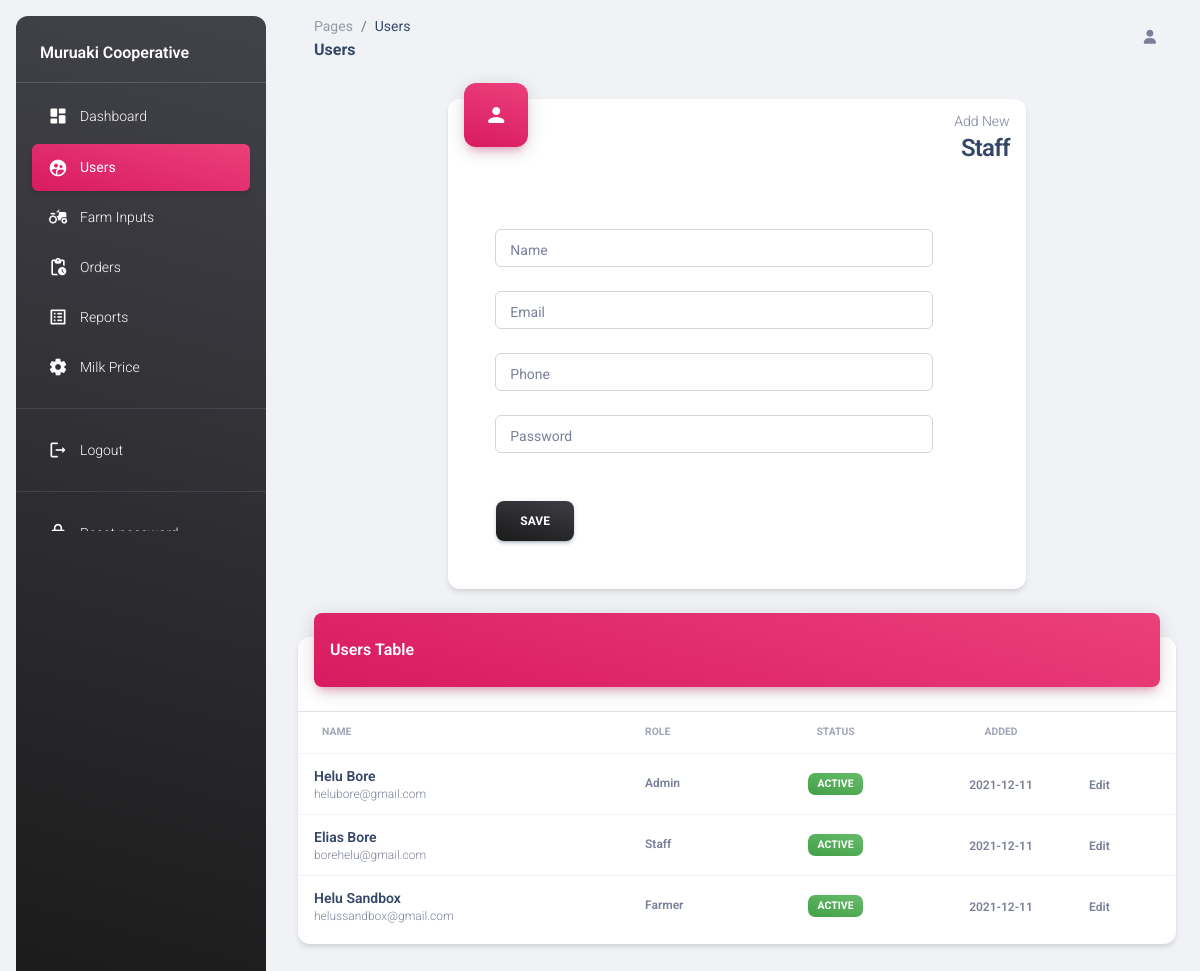
/modules/admin/users.php, run on the app's committed database.
### tables this page shows
CREATE TABLE `users` (
  `id` int(10) NOT NULL,
  `name` varchar(100) NOT NULL,
  `email` varchar(50) NOT NULL,
  `phone` varchar(10) NOT NULL,
  `route` varchar(50) DEFAULT NULL,
  `password` varchar(512) NOT NULL,
  `access_right` int(1) NOT NULL COMMENT '0 - admin, 1 - staff 2- farmer',
  `status` int(1) NOT NULL COMMENT '0 - suspended\r\n1 - active',
  `password_updated` int(1) NOT NULL,
  `access_code` text NOT NULL,
  `date` date NOT NULL
);

### objects/user.php (called while the page is built, shortened)
<?php
class User{
  private $conn;
  private $table_name = "users";
    public function __construct($db){
        $this->conn = $db;
    }
  public function readAllUsers(){
    $query = "SELECT *
    FROM " . $this->table_name . "
    ORDER BY id";
    $stmt = $this->conn->prepare( $query );
    $stmt->execute();
    return $stmt;
  }
}
?>

### modules/admin/users.php (the view, shortened to what this page needs)
<?php include_once'layout_header.php';?>
<?php
include_once '../../objects/user.php';
$database = new Database();
$db = $database->getConnection();
$user = new User($db);
$status = "";
?>
<aside class="sidenav navbar navbar-vertical navbar-expand-xs border-0 border-radius-xl my-3 fixed-start ms-3   bg-gradient-dark" id="sidenav-main">
  <p class="text-white text-bold mt-4 px-4">Muruaki Cooperative</p>
    <hr class="horizontal light mt-0 mb-2">
    <div class="collapse navbar-collapse  w-auto  max-height-vh-100" id="sidenav-collapse-main">
      <ul class="navbar-nav">
        <li class="nav-item">
          <a class="nav-link text-white" href="./dashboard.php">
            <div class="text-white text-center me-2 d-flex align-items-center justify-content-center">
              <i class="material-icons opacity-10">dashboard</i>
            </div>
            <span class="nav-link-text ms-1">Dashboard</span>
          </a>
        </li>
        <li class="nav-item">
          <a class="nav-link text-white active bg-gradient-primary" href="./users.php">
            <div class="text-white text-center me-2 d-flex align-items-center justify-content-center">
              <i class="material-icons opacity-10">supervised_user_circle</i>
            </div>
            <span class="nav-link-text ms-1">Users</span>
          </a>
        </li>
        <li class="nav-item">
          <a class="nav-link text-white " href="./inputs.php">
            <div class="text-white text-center me-2 d-flex align-items-center justify-content-center">
              <i class="material-icons opacity-10">agriculture</i>
            </div>
            <span class="nav-link-text ms-1">Farm Inputs</span>
          </a>
        </li>
        <li class="nav-item">
          <a class="nav-link text-white " href="./orders.php">
            <div class="text-white text-center me-2 d-flex align-items-center justify-content-center">
              <i class="material-icons opacity-10">pending_actions</i>
            </div>
            <span class="nav-link-text ms-1">Orders</span>
          </a>
        </li>
        <li class="nav-item">
          <a class="nav-link text-white" href="./reports.php">
            <div class="text-white text-center me-2 d-flex align-items-center justify-content-center">
              <i class="material-icons opacity-10">list_alt</i>
            </div>
            <span class="nav-link-text ms-1">Reports</span>
          </a>
        </li>
        <li class="nav-item">
          <a class="nav-link text-white " href="./settings.php">
            <div class="text-white text-center me-2 d-flex align-items-center justify-content-center">
              <i class="material-icons opacity-10">settings</i>
            </div>
            <span class="nav-link-text ms-1">Milk Price</span>
          </a>
        </li>
        <hr>
        <li class="nav-item">
          <a class="nav-link text-white " href="../../auth/logout.php">
            <div class="text-white text-center me-2 d-flex align-items-center justify-content-center">
              <i class="material-icons opacity-10">logout</i>
            </div>
            <span class="nav-link-text ms-1">Logout</span>
          </a>
        </li>
        <hr>
        <li class="nav-item">
          <a class="nav-link text-white " href="../../auth/reset_password_initial.php">
            <div class="text-white text-center me-2 d-flex align-items-center justify-content-center">
              <i class="material-icons opacity-10">lock</i>
            </div>
            <span class="nav-link-text ms-1">Reset password</span>
          </a>
        </li>
      </ul>
    </div>
  </aside>
  <main class="main-content position-relative max-height-vh-100 h-100 border-radius-lg ">
    <nav class="navbar navbar-main navbar-expand-lg px-0 mx-4 shadow-none border-radius-xl" id="navbarBlur" navbar-scroll="true">
      <div class="container-fluid py-1 px-3">
        <nav aria-label="breadcrumb">
          <ol class="breadcrumb bg-transparent mb-0 pb-0 pt-1 px-0 me-sm-6 me-5">
            <li class="breadcrumb-item text-sm"><a class="opacity-5 text-dark" href="javascript:;">Pages</a></li>
            <li class="breadcrumb-item text-sm text-dark active" aria-current="page">Users</li>
          </ol>
          <h6 class="font-weight-bolder mb-0">Users</h6>
        </nav>
        <div class="collapse justify-content-end navbar-collapse mt-sm-0 mt-2 me-md-0 me-sm-4" id="navbar">
          <ul class="navbar-nav  justify-content-end">
          <li class="nav-item d-flex align-items-center">
              <a href="javascript:;" class="nav-link text-body font-weight-bold px-0">
                <i class="fa fa-user me-sm-1"></i>
              </a>
            </li>
          </ul>
        </div>
      </div>
    </nav>
    <div class="container-fluid py-4">
      <div class="row mb-4">
        <div class="col-8 mx-auto mb-xl-0 mb-4">
          <div class="card">
            <div class="card-header p-3 pt-2">
              <div class="icon icon-lg icon-shape bg-gradient-primary shadow-primary text-center border-radius-xl mt-n4 position-absolute">
                <i class="material-icons opacity-10">person</i>
              </div>
              <div class="text-end pt-1">
                <p class="text-sm mb-0 text-capitalize">Add New</p>
                <h4 class="mb-0">Staff</h4>
              </div>
            </div>
            <div class="row p-4">
                <div class="col-10">
                  <form action="users.php" method="post">
                  <div class="input-group input-group-outline m-4">
                    <label class="form-label">Name</label>
                    <input type="text" class="form-control"  name="username" required>
                  </div>
                  <div class="input-group input-group-outline m-4">
                    <label class="form-label">Email</label>
                    <input type="email" class="form-control" name="email" id="email" required>
                  </div>
                  <div class="input-group input-group-outline m-4">
                    <label class="form-label">Phone</label>
                    <input type="phone" class="form-control" name="phone" id="phone" required>
                  </div>
                  <div class="input-group input-group-outline m-4">
                    <label class="form-label">Password</label>
                    <input type="password" class="form-control" name="password" required>
                  </div>
                  <button class="btn bg-gradient-dark m-4" id="add-user" type="submit">Save</button>
                  </form>
                </div>
            </div>
          </div>
        </div>
      </div>
      <div class="row">
        <div class="col-12">
          <div class="card my-4">
            <div class="card-header p-0 position-relative mt-n4 mx-3 z-index-2">
              <div class="bg-gradient-primary shadow-primary border-radius-lg pt-4 pb-3">
                <h6 class="text-white text-capitalize ps-3">Users table</h6>
              </div>
            </div>
            <div class="card-body px-0 pb-2">
              <div class="table-responsive p-0">
                <table class="table align-items-center mb-0">
                  <thead>
                    <tr>
                      <th class="text-uppercase text-secondary text-xxs font-weight-bolder opacity-7">Name</th>
                      <th class="text-uppercase text-secondary text-xxs font-weight-bolder opacity-7 ps-2">Role</th>
                      <th class="text-center text-uppercase text-secondary text-xxs font-weight-bolder opacity-7">Status</th>
                      <th class="text-center text-uppercase text-secondary text-xxs font-weight-bolder opacity-7">Added</th>
                      <th class="text-secondary opacity-7"></th>
                    </tr>
                  </thead>
                  <tbody>
                      <?php
                      $stmt = $user->readAllUsers();
                      $num = $stmt->rowCount();
                      if($num > 0){
                        while($row = $stmt->fetch(PDO::FETCH_ASSOC)){
                          extract($row);
                          $access = "";
                          switch($access_right){
                            case 0:
                              $access = "Admin";
                              break;
                            case 1:
                              $access = "Staff";
                              break;
                            case 2:
                              $access = "Farmer";
                              break;
                          }
                          $user_status = $status == 1 ? "<span class='badge badge-sm bg-gradient-success'>Active</span>" : "<span class='badge badge-sm bg-gradient-secondary'>Suspended</span>";
                          echo "
                          <tr>
                          <td>
                          <div class='d-flex px-2 py-1'>
                            <div class='d-flex flex-column justify-content-center'>
                              <h6 class='mb-0 text-sm'>{$name} </h6>
                              <p class='text-xs text-secondary mb-0'>{$email}</p>
                            </div>
                          </div>
                        </td>
                        <td>
                          <p class='text-xs font-weight-bold mb-0'>{$access}</p>
                          <p class='text-xs text-secondary mb-0'></p>
                        </td>
                        <td class='align-middle text-center text-sm'>
                          {$user_status}
                        </td>
                        <td class='align-middle text-center'>
                          <span class='text-secondary text-xs font-weight-bold'>{$date}</span>
                        </td>
                        <td class='align-middle'>
                          <a href='./edituser.php?userid={$id}' class='text-secondary fixed-plugin-button font-weight-bold text-xs' data-toggle='tooltip' data-original-title='Edit user'>
                            Edit
                          </a>
                        </td>
                        </tr>
                         ";
                        }
                      }else{
                        echo "<p>No records found</p>";
                      }
                      ?>
                  </tbody>
                </table>
              </div>
            </div>
          </div>
        </div>
      </div>
<?php include_once'layout_footer.php'; ?>

### assets/css/nucleo-svg.css (style rules this page uses)
.icon { display: inline-block; color: #111111; height: 1em; width: 1em; }
.icon-lg { height: 1.6em; width: 1.6em; }
.icon { fill: currentColor; stroke: none; }

### data on the page
users: name "Helu Bore", email "helubore@gmail.com", access_right "Admin", status "ACTIVE", date "2021-12-11"
users: name "Elias Bore", email "borehelu@gmail.com", access_right "Staff", status "ACTIVE", date "2021-12-11"
users: name "Helu Sandbox", email "helussandbox@gmail.com", access_right "Farmer", status "ACTIVE", date "2021-12-11"
